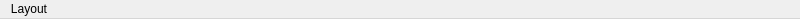
<?xml version="1.0" encoding="UTF-8"?>
<ui version="4.0">
 <class>LayoutMenu</class>
 <widget class="QMenuBar" name="LayoutMenu">
  <property name="geometry">
   <rect>
    <x>0</x>
    <y>0</y>
    <width>800</width>
    <height>19</height>
   </rect>
  </property>
  <property name="windowTitle">
   <string>LayoutMenu</string>
  </property>
  <widget class="QMenu" name="menuLayout">
   <property name="title">
    <string>Layout</string>
   </property>
   <addaction name="actionSingle"/>
   <addaction name="actionHorizontal"/>
   <addaction name="actionGrid"/>
  </widget>
  <action name="actionSingle">
   <property name="text">
    <string>1x1</string>
   </property>
   <property name="checkable">
    <bool>true</bool>
   </property>
  </action>
  <action name="actionHorizontal">
   <property name="text">
    <string>1x2</string>
   </property>
   <property name="checkable">
    <bool>true</bool>
   </property>
  </action>
  <action name="actionGrid">
   <property name="text">
    <string>2x2</string>
   </property>
   <property name="checkable">
    <bool>true</bool>
   </property>
  </action>
  <addaction name="menuLayout"/>
 </widget>
 <resources/>
 <connections/>
</ui>
